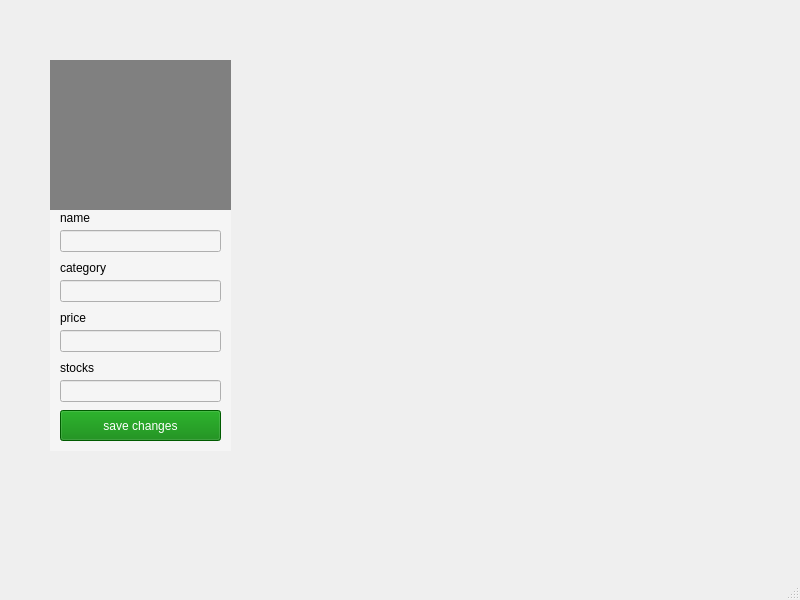
<?xml version="1.0" encoding="UTF-8"?>
<ui version="4.0">
 <class>MainWindow</class>
 <widget class="QMainWindow" name="MainWindow">
  <property name="geometry">
   <rect>
    <x>0</x>
    <y>0</y>
    <width>800</width>
    <height>600</height>
   </rect>
  </property>
  <property name="windowTitle">
   <string>MainWindow</string>
  </property>
  <widget class="QWidget" name="centralwidget">
   <widget class="QWidget" name="widget" native="true">
    <property name="geometry">
     <rect>
      <x>50</x>
      <y>60</y>
      <width>181</width>
      <height>391</height>
     </rect>
    </property>
    <property name="styleSheet">
     <string notr="true">background: whitesmoke</string>
    </property>
    <widget class="QLabel" name="label">
     <property name="geometry">
      <rect>
       <x>0</x>
       <y>-1</y>
       <width>181</width>
       <height>151</height>
      </rect>
     </property>
     <property name="styleSheet">
      <string notr="true">background: gray</string>
     </property>
     <property name="text">
      <string/>
     </property>
    </widget>
    <widget class="QLineEdit" name="lineEdit">
     <property name="geometry">
      <rect>
       <x>10</x>
       <y>170</y>
       <width>161</width>
       <height>22</height>
      </rect>
     </property>
    </widget>
    <widget class="QLabel" name="label_2">
     <property name="geometry">
      <rect>
       <x>10</x>
       <y>150</y>
       <width>49</width>
       <height>16</height>
      </rect>
     </property>
     <property name="text">
      <string>name</string>
     </property>
    </widget>
    <widget class="QLabel" name="label_5">
     <property name="geometry">
      <rect>
       <x>10</x>
       <y>200</y>
       <width>49</width>
       <height>16</height>
      </rect>
     </property>
     <property name="text">
      <string>category</string>
     </property>
    </widget>
    <widget class="QLineEdit" name="lineEdit_3">
     <property name="geometry">
      <rect>
       <x>10</x>
       <y>220</y>
       <width>161</width>
       <height>22</height>
      </rect>
     </property>
    </widget>
    <widget class="QLabel" name="label_6">
     <property name="geometry">
      <rect>
       <x>10</x>
       <y>250</y>
       <width>49</width>
       <height>16</height>
      </rect>
     </property>
     <property name="text">
      <string>price</string>
     </property>
    </widget>
    <widget class="QLineEdit" name="lineEdit_4">
     <property name="geometry">
      <rect>
       <x>10</x>
       <y>270</y>
       <width>161</width>
       <height>22</height>
      </rect>
     </property>
    </widget>
    <widget class="QLineEdit" name="lineEdit_5">
     <property name="geometry">
      <rect>
       <x>10</x>
       <y>320</y>
       <width>161</width>
       <height>22</height>
      </rect>
     </property>
    </widget>
    <widget class="QLabel" name="label_7">
     <property name="geometry">
      <rect>
       <x>10</x>
       <y>300</y>
       <width>49</width>
       <height>16</height>
      </rect>
     </property>
     <property name="text">
      <string>stocks</string>
     </property>
    </widget>
    <widget class="QPushButton" name="pushButton">
     <property name="geometry">
      <rect>
       <x>10</x>
       <y>350</y>
       <width>161</width>
       <height>31</height>
      </rect>
     </property>
     <property name="styleSheet">
      <string notr="true">background: green; color:white</string>
     </property>
     <property name="text">
      <string>save changes</string>
     </property>
    </widget>
   </widget>
  </widget>
  <widget class="QMenuBar" name="menubar">
   <property name="geometry">
    <rect>
     <x>0</x>
     <y>0</y>
     <width>800</width>
     <height>22</height>
    </rect>
   </property>
  </widget>
  <widget class="QStatusBar" name="statusbar"/>
 </widget>
 <resources/>
 <connections/>
</ui>
